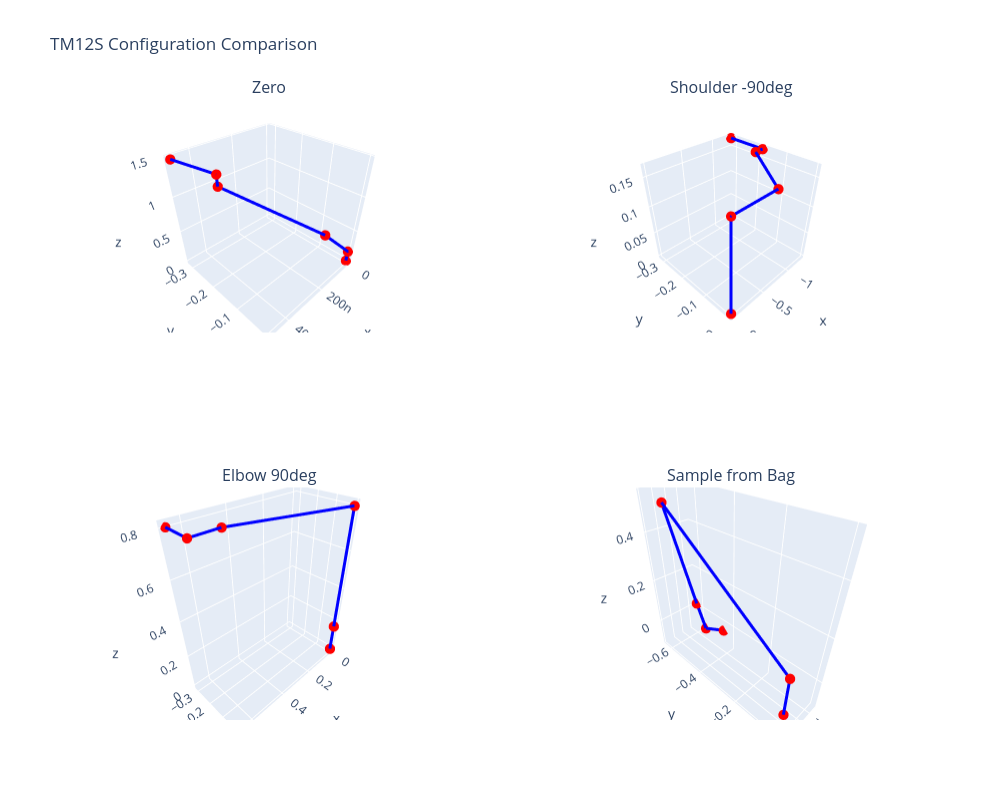

Source (notebook cell):
### Code cell
# Compare multiple configurations side by side
test_configs = [
    ("Zero", {name: 0.0 for name in fk.joint_names}),
    ("Shoulder -90deg", {**{name: 0.0 for name in fk.joint_names}, fk.joint_names[1]: -np.pi/2}),
    ("Elbow 90deg", {**{name: 0.0 for name in fk.joint_names}, fk.joint_names[2]: np.pi/2}),
    ("Sample from Bag", sample_joint_angles)
]

fig = make_subplots(
    rows=2, cols=2,
    specs=[[{'type': 'scene'}, {'type': 'scene'}],
           [{'type': 'scene'}, {'type': 'scene'}]],
    subplot_titles=[cfg[0] for cfg in test_configs]
)

for idx, (name, joints) in enumerate(test_configs):
    row, col = divmod(idx, 2)
    positions = np.array(fk.get_joint_positions(joints))
    
    fig.add_trace(
        go.Scatter3d(
            x=positions[:, 0],
            y=positions[:, 1],
            z=positions[:, 2],
            mode='lines+markers',
            line=dict(color='blue', width=6),
            marker=dict(size=6, color='red'),
            name=name
        ),
        row=row+1, col=col+1
    )

fig.update_layout(
    title="TM12S Configuration Comparison",
    height=800,
    width=1000,
    showlegend=False
)

fig.show()

### Figure 1 — Plotly figure (JSON) as saved in the notebook; plotly's stock layout.template omitted (floating-point values rounded to 4 significant figures)
{"data": [{"line": {"color": "blue", "width": 6}, "marker": {"color": "red", "size": 6}, "mode": "lines+markers", "name": "Zero", "scene": "scene", "type": "scatter3d", "x": [0, 0, 0, 2.079e-07, 4.413e-07, 4.413e-07, 4.854e-07], "y": [0, 0, 0, 0, -0.1818, -0.1818, -0.3167], "z": [0, 0.1652, 0.1652, 0.8013, 1.334, 1.465, 1.465]}, {"line": {"color": "blue", "width": 6}, "marker": {"color": "red", "size": 6}, "mode": "lines+markers", "name": "Shoulder -90deg", "scene": "scene2", "type": "scatter3d", "x": [0, 0, 0, -0.6361, -1.168, -1.3, -1.3], "y": [0, 0, 0, -2.079e-07, -0.1818, -0.1818, -0.3168], "z": [0, 0.1652, 0.1652, 0.1652, 0.1652, 0.1652, 0.1652]}, {"line": {"color": "blue", "width": 6}, "marker": {"color": "red", "size": 6}, "mode": "lines+markers", "name": "Elbow 90deg", "scene": "scene3", "type": "scatter3d", "x": [0, 0, 0, 2.079e-07, 0.5324, 0.6639, 0.6639], "y": [0, 0, 0, 0, -0.1818, -0.1818, -0.3167], "z": [0, 0.1652, 0.1652, 0.8013, 0.8013, 0.8013, 0.8013]}, {"line": {"color": "blue", "width": 6}, "marker": {"color": "red", "size": 6}, "mode": "lines+markers", "name": "Sample from Bag", "scene": "scene4", "type": "scatter3d", "x": [0, 0, 0, -5.674e-05, -0.1819, -0.1819, -0.1846], "y": [0, 0, 0, -0.5225, -0.6341, -0.577, -0.4555], "z": [0, 0.1652, 0.1652, 0.528, 0.007376, -0.1111, -0.05259]}], "layout": {"annotations": [{"font": {"size": 16}, "showarrow": false, "text": "Zero", "x": 0.225, "xanchor": "center", "xref": "paper", "y": 1, "yanchor": "bottom", "yref": "paper"}, {"font": {"size": 16}, "showarrow": false, "text": "Shoulder -90deg", "x": 0.775, "xanchor": "center", "xref": "paper", "y": 1, "yanchor": "bottom", "yref": "paper"}, {"font": {"size": 16}, "showarrow": false, "text": "Elbow 90deg", "x": 0.225, "xanchor": "center", "xref": "paper", "y": 0.375, "yanchor": "bottom", "yref": "paper"}, {"font": {"size": 16}, "showarrow": false, "text": "Sample from Bag", "x": 0.775, "xanchor": "center", "xref": "paper", "y": 0.375, "yanchor": "bottom", "yref": "paper"}], "height": 800, "scene": {"aspectmode": "auto", "aspectratio": {"x": 1, "y": 1, "z": 1}, "domain": {"x": [0, 0.45], "y": [0.625, 1]}}, "scene2": {"aspectmode": "auto", "aspectratio": {"x": 1, "y": 1, "z": 1}, "camera": {"center": {"x": 0, "y": 0, "z": 0}, "eye": {"x": 1.433, "y": 1.433, "z": 1.433}, "projection": {"type": "perspective"}, "up": {"x": 0, "y": 0, "z": 1}}, "domain": {"x": [0.55, 1], "y": [0.625, 1]}}, "scene3": {"aspectmode": "auto", "aspectratio": {"x": 1.202, "y": 0.5735, "z": 1.451}, "domain": {"x": [0, 0.45], "y": [0, 0.375]}}, "scene4": {"aspectmode": "auto", "aspectratio": {"x": 0.4381, "y": 1.505, "z": 1.517}, "domain": {"x": [0.55, 1], "y": [0, 0.375]}}, "showlegend": false, "title": {"text": "TM12S Configuration Comparison"}, "width": 1000}}
